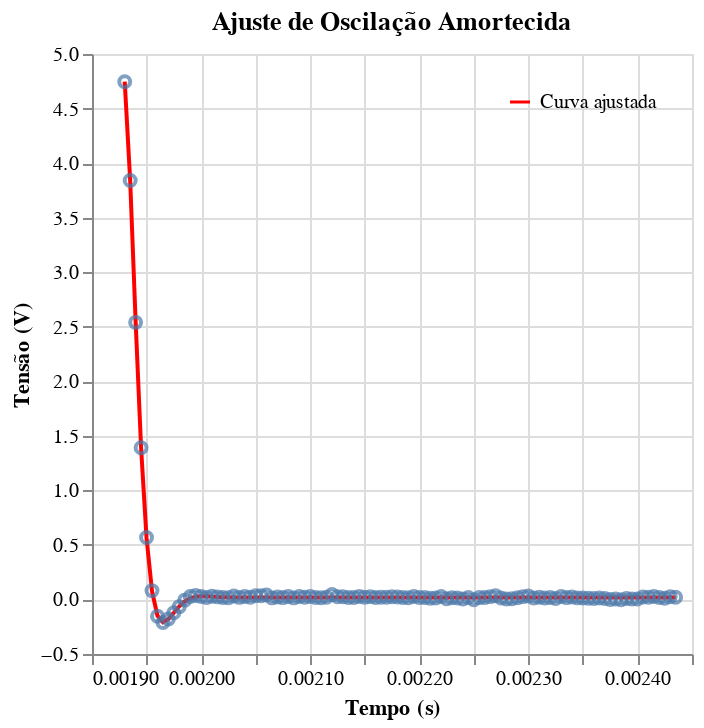

Write notebook code for a chart like this one.
### Markdown cell above
### Ajustando a oscilação selecionada

### Code cell
# Dados experimentais
tempo = p4c['Time(s)'].to_numpy()
tensao_ruidosa = p4c['CH2V'].to_numpy()

# Ajuste dos parâmetros usando curve_fit
p0 = [0, 2.5, 69280, 131270, 0.00193]  # Estimativas iniciais para os parâmetros
params, covariance = curve_fit(oscilacao_amortecida, tempo, tensao_ruidosa, p0=p0)

# Parâmetros ajustados
Voff, A, alpha, wp, t0 = params
param_incertezas = np.sqrt(np.diag(covariance))
print(f"Parâmetros ajustados:")
print(f"Voff = {Voff:.4f} V | Incerteza: {param_incertezas[0]}")
print(f"A = {A:.4f} V | Incerteza: {param_incertezas[1]}")
print(f"alpha = {alpha:.4f} s^-1 | Incerteza: {param_incertezas[2]}")
print(f"wp = {wp:.4f} rad/s | Incerteza: {param_incertezas[3]}")
print(f"t0 = {t0:.4f} s | Incerteza: {param_incertezas[4]}")

# Calcular a frequência natural (omega_0) a partir de wp e alpha
omega_0 = np.sqrt(wp**2 + alpha**2)
print(f"Frequência natural (omega_0) = {omega_0:.4f} rad/s")

# Gerar dados ajustados para comparação
tensao_ajustada = oscilacao_amortecida(tempo, *params)

# Criar dataframe para visualização
df = pd.DataFrame({
    'Tempo (s)': tempo,
    'Tensão Medida (V)': tensao_ruidosa,
    'Tensão Ajustada (V)': tensao_ajustada,
    'nome_da_curva_1': 'Dados experimentais',
    'nome_da_curva_2': 'Curva ajustada'
})

# Visualização com Altair
chart = alt.Chart(df).mark_point().encode(
    x='Tempo (s)',
    y=alt.Y('Tensão Medida (V)', title='Tensão (V)', axis=alt.Axis(grid=True)),
    tooltip=['Tempo (s)', 'Tensão Medida (V)']
).properties(title='Ajuste de Oscilação Amortecida').interactive()

ajuste_chart = alt.Chart(df).mark_line(color='red').encode(
    x='Tempo (s)',
    y='Tensão Ajustada (V)',
    color=alt.Color('nome_da_curva_2', legend=alt.Legend(title="", orient="top-right"), scale=alt.Scale(range=['red']))
)

ajuste_chart + chart

### Figure 1 — Vega-Lite specification as saved in the notebook (floating-point values rounded to 4 significant figures)
{"config": {"view": {"continuousWidth": 300, "continuousHeight": 300}}, "layer": [{"mark": {"type": "line", "color": "red"}, "encoding": {"color": {"field": "nome_da_curva_2", "legend": {"orient": "top-right", "title": ""}, "scale": {"range": ["red"]}, "type": "nominal"}, "x": {"field": "Tempo (s)", "type": "quantitative"}, "y": {"field": "Tensão Ajustada (V)", "type": "quantitative"}}}, {"mark": {"type": "point"}, "encoding": {"tooltip": [{"field": "Tempo (s)", "type": "quantitative"}, {"field": "Tensão Medida (V)", "type": "quantitative"}], "x": {"field": "Tempo (s)", "type": "quantitative"}, "y": {"axis": {"grid": true}, "field": "Tensão Medida (V)", "title": "Tensão (V)", "type": "quantitative"}}, "name": "view_17", "title": "Ajuste de Oscilação Amortecida"}], "data": {"name": "data-c5c041996112eb79d7b0500647f853b3"}, "params": [{"name": "param_32", "select": {"type": "interval", "encodings": ["x", "y"]}, "bind": "scales", "views": ["view_17"]}], "$schema": "https://vega.github.io/schema/vega-lite/v5.20.1.json", "datasets": {"data-c5c041996112eb79d7b0500647f853b3": [{"Tempo (s)": 0.00193, "Tensão Medida (V)": 4.746, "Tensão Ajustada (V)": 4.746, "nome_da_curva_1": "Dados experimentais", "nome_da_curva_2": "Curva ajustada"}, {"Tempo (s)": 0.001935, "Tensão Medida (V)": 3.841, "Tensão Ajustada (V)": 3.839, "nome_da_curva_1": "Dados experimentais", "nome_da_curva_2": "Curva ajustada"}, {"Tempo (s)": 0.00194, "Tensão Medida (V)": 2.54, "Tensão Ajustada (V)": 2.546, "nome_da_curva_1": "Dados experimentais", "nome_da_curva_2": "Curva ajustada"}, {"Tempo (s)": 0.001945, "Tensão Medida (V)": 1.391, "Tensão Ajustada (V)": 1.389, "nome_da_curva_1": "Dados experimentais", "nome_da_curva_2": "Curva ajustada"}, {"Tempo (s)": 0.00195, "Tensão Medida (V)": 0.568, "Tensão Ajustada (V)": 0.5634, "nome_da_curva_1": "Dados experimentais", "nome_da_curva_2": "Curva ajustada"}, {"Tempo (s)": 0.001955, "Tensão Medida (V)": 0.08107, "Tensão Ajustada (V)": 0.07617, "nome_da_curva_1": "Dados experimentais", "nome_da_curva_2": "Curva ajustada"}, {"Tempo (s)": 0.00196, "Tensão Medida (V)": -0.1541, "Tensão Ajustada (V)": -0.1493, "nome_da_curva_1": "Dados experimentais", "nome_da_curva_2": "Curva ajustada"}, {"Tempo (s)": 0.001965, "Tensão Medida (V)": -0.2115, "Tensão Ajustada (V)": -0.2079, "nome_da_curva_1": "Dados experimentais", "nome_da_curva_2": "Curva ajustada"}, {"Tempo (s)": 0.00197, "Tensão Medida (V)": -0.1784, "Tensão Ajustada (V)": -0.1801, "nome_da_curva_1": "Dados experimentais", "nome_da_curva_2": "Curva ajustada"}, {"Tempo (s)": 0.001975, "Tensão Medida (V)": -0.1221, "Tensão Ajustada (V)": -0.1212, "nome_da_curva_1": "Dados experimentais", "nome_da_curva_2": "Curva ajustada"}, {"Tempo (s)": 0.00198, "Tensão Medida (V)": -0.06587, "Tensão Ajustada (V)": -0.06272, "nome_da_curva_1": "Dados experimentais", "nome_da_curva_2": "Curva ajustada"}, {"Tempo (s)": 0.001985, "Tensão Medida (V)": -0.006133, "Tensão Ajustada (V)": -0.01811, "nome_da_curva_1": "Dados experimentais", "nome_da_curva_2": "Curva ajustada"}, {"Tempo (s)": 0.00199, "Tensão Medida (V)": 0.02693, "Tensão Ajustada (V)": 0.009955, "nome_da_curva_1": "Dados experimentais", "nome_da_curva_2": "Curva ajustada"}, {"Tempo (s)": 0.001995, "Tensão Medida (V)": 0.03573, "Tensão Ajustada (V)": 0.02423, "nome_da_curva_1": "Dados experimentais", "nome_da_curva_2": "Curva ajustada"}, {"Tempo (s)": 0.002, "Tensão Medida (V)": 0.02693, "Tensão Ajustada (V)": 0.02914, "nome_da_curva_1": "Dados experimentais", "nome_da_curva_2": "Curva ajustada"}, {"Tempo (s)": 0.002005, "Tensão Medida (V)": 0.01813, "Tensão Ajustada (V)": 0.02882, "nome_da_curva_1": "Dados experimentais", "nome_da_curva_2": "Curva ajustada"}, {"Tempo (s)": 0.00201, "Tensão Medida (V)": 0.02907, "Tensão Ajustada (V)": 0.02631, "nome_da_curva_1": "Dados experimentais", "nome_da_curva_2": "Curva ajustada"}, {"Tempo (s)": 0.002015, "Tensão Medida (V)": 0.02373, "Tensão Ajustada (V)": 0.02343, "nome_da_curva_1": "Dados experimentais", "nome_da_curva_2": "Curva ajustada"}, {"Tempo (s)": 0.00202, "Tensão Medida (V)": 0.01813, "Tensão Ajustada (V)": 0.02107, "nome_da_curva_1": "Dados experimentais", "nome_da_curva_2": "Curva ajustada"}, {"Tempo (s)": 0.002025, "Tensão Medida (V)": 0.016, "Tensão Ajustada (V)": 0.01948, "nome_da_curva_1": "Dados experimentais", "nome_da_curva_2": "Curva ajustada"}, {"Tempo (s)": 0.00203, "Tensão Medida (V)": 0.03147, "Tensão Ajustada (V)": 0.01861, "nome_da_curva_1": "Dados experimentais", "nome_da_curva_2": "Curva ajustada"}, {"Tempo (s)": 0.002035, "Tensão Medida (V)": 0.0192, "Tensão Ajustada (V)": 0.01826, "nome_da_curva_1": "Dados experimentais", "nome_da_curva_2": "Curva ajustada"}, {"Tempo (s)": 0.00204, "Tensão Medida (V)": 0.02693, "Tensão Ajustada (V)": 0.01821, "nome_da_curva_1": "Dados experimentais", "nome_da_curva_2": "Curva ajustada"}, {"Tempo (s)": 0.002045, "Tensão Medida (V)": 0.02027, "Tensão Ajustada (V)": 0.01831, "nome_da_curva_1": "Dados experimentais", "nome_da_curva_2": "Curva ajustada"}, {"Tempo (s)": 0.00205, "Tensão Medida (V)": 0.0336, "Tensão Ajustada (V)": 0.01845, "nome_da_curva_1": "Dados experimentais", "nome_da_curva_2": "Curva ajustada"}, {"Tempo (s)": 0.002055, "Tensão Medida (V)": 0.0336, "Tensão Ajustada (V)": 0.01857, "nome_da_curva_1": "Dados experimentais", "nome_da_curva_2": "Curva ajustada"}, {"Tempo (s)": 0.00206, "Tensão Medida (V)": 0.04027, "Tensão Ajustada (V)": 0.01865, "nome_da_curva_1": "Dados experimentais", "nome_da_curva_2": "Curva ajustada"}, {"Tempo (s)": 0.002065, "Tensão Medida (V)": 0.01467, "Tensão Ajustada (V)": 0.01871, "nome_da_curva_1": "Dados experimentais", "nome_da_curva_2": "Curva ajustada"}, {"Tempo (s)": 0.00207, "Tensão Medida (V)": 0.0224, "Tensão Ajustada (V)": 0.01873, "nome_da_curva_1": "Dados experimentais", "nome_da_curva_2": "Curva ajustada"}, {"Tempo (s)": 0.002075, "Tensão Medida (V)": 0.01707, "Tensão Ajustada (V)": 0.01874, "nome_da_curva_1": "Dados experimentais", "nome_da_curva_2": "Curva ajustada"}, {"Tempo (s)": 0.00208, "Tensão Medida (V)": 0.02693, "Tensão Ajustada (V)": 0.01873, "nome_da_curva_1": "Dados experimentais", "nome_da_curva_2": "Curva ajustada"}, {"Tempo (s)": 0.002085, "Tensão Medida (V)": 0.01467, "Tensão Ajustada (V)": 0.01873, "nome_da_curva_1": "Dados experimentais", "nome_da_curva_2": "Curva ajustada"}, {"Tempo (s)": 0.00209, "Tensão Medida (V)": 0.02693, "Tensão Ajustada (V)": 0.01872, "nome_da_curva_1": "Dados experimentais", "nome_da_curva_2": "Curva ajustada"}, {"Tempo (s)": 0.002095, "Tensão Medida (V)": 0.02027, "Tensão Ajustada (V)": 0.01872, "nome_da_curva_1": "Dados experimentais", "nome_da_curva_2": "Curva ajustada"}, {"Tempo (s)": 0.0021, "Tensão Medida (V)": 0.02693, "Tensão Ajustada (V)": 0.01871, "nome_da_curva_1": "Dados experimentais", "nome_da_curva_2": "Curva ajustada"}, {"Tempo (s)": 0.002105, "Tensão Medida (V)": 0.01813, "Tensão Ajustada (V)": 0.01871, "nome_da_curva_1": "Dados experimentais", "nome_da_curva_2": "Curva ajustada"}, {"Tempo (s)": 0.00211, "Tensão Medida (V)": 0.016, "Tensão Ajustada (V)": 0.01871, "nome_da_curva_1": "Dados experimentais", "nome_da_curva_2": "Curva ajustada"}, {"Tempo (s)": 0.002115, "Tensão Medida (V)": 0.02027, "Tensão Ajustada (V)": 0.01871, "nome_da_curva_1": "Dados experimentais", "nome_da_curva_2": "Curva ajustada"}, {"Tempo (s)": 0.00212, "Tensão Medida (V)": 0.04453, "Tensão Ajustada (V)": 0.01871, "nome_da_curva_1": "Dados experimentais", "nome_da_curva_2": "Curva ajustada"}, {"Tempo (s)": 0.002125, "Tensão Medida (V)": 0.0248, "Tensão Ajustada (V)": 0.01871, "nome_da_curva_1": "Dados experimentais", "nome_da_curva_2": "Curva ajustada"}, {"Tempo (s)": 0.00213, "Tensão Medida (V)": 0.0248, "Tensão Ajustada (V)": 0.01871, "nome_da_curva_1": "Dados experimentais", "nome_da_curva_2": "Curva ajustada"}, {"Tempo (s)": 0.002135, "Tensão Medida (V)": 0.01813, "Tensão Ajustada (V)": 0.01871, "nome_da_curva_1": "Dados experimentais", "nome_da_curva_2": "Curva ajustada"}, {"Tempo (s)": 0.00214, "Tensão Medida (V)": 0.01813, "Tensão Ajustada (V)": 0.01871, "nome_da_curva_1": "Dados experimentais", "nome_da_curva_2": "Curva ajustada"}, {"Tempo (s)": 0.002145, "Tensão Medida (V)": 0.02693, "Tensão Ajustada (V)": 0.01871, "nome_da_curva_1": "Dados experimentais", "nome_da_curva_2": "Curva ajustada"}, {"Tempo (s)": 0.00215, "Tensão Medida (V)": 0.02027, "Tensão Ajustada (V)": 0.01871, "nome_da_curva_1": "Dados experimentais", "nome_da_curva_2": "Curva ajustada"}, {"Tempo (s)": 0.002155, "Tensão Medida (V)": 0.02587, "Tensão Ajustada (V)": 0.01871, "nome_da_curva_1": "Dados experimentais", "nome_da_curva_2": "Curva ajustada"}, {"Tempo (s)": 0.00216, "Tensão Medida (V)": 0.01813, "Tensão Ajustada (V)": 0.01871, "nome_da_curva_1": "Dados experimentais", "nome_da_curva_2": "Curva ajustada"}, {"Tempo (s)": 0.002165, "Tensão Medida (V)": 0.02027, "Tensão Ajustada (V)": 0.01871, "nome_da_curva_1": "Dados experimentais", "nome_da_curva_2": "Curva ajustada"}, {"Tempo (s)": 0.00217, "Tensão Medida (V)": 0.02027, "Tensão Ajustada (V)": 0.01871, "nome_da_curva_1": "Dados experimentais", "nome_da_curva_2": "Curva ajustada"}, {"Tempo (s)": 0.002175, "Tensão Medida (V)": 0.0248, "Tensão Ajustada (V)": 0.01871, "nome_da_curva_1": "Dados experimentais", "nome_da_curva_2": "Curva ajustada"}, {"Tempo (s)": 0.00218, "Tensão Medida (V)": 0.0224, "Tensão Ajustada (V)": 0.01871, "nome_da_curva_1": "Dados experimentais", "nome_da_curva_2": "Curva ajustada"}, {"Tempo (s)": 0.002185, "Tensão Medida (V)": 0.01813, "Tensão Ajustada (V)": 0.01871, "nome_da_curva_1": "Dados experimentais", "nome_da_curva_2": "Curva ajustada"}, {"Tempo (s)": 0.00219, "Tensão Medida (V)": 0.016, "Tensão Ajustada (V)": 0.01871, "nome_da_curva_1": "Dados experimentais", "nome_da_curva_2": "Curva ajustada"}, {"Tempo (s)": 0.002195, "Tensão Medida (V)": 0.02693, "Tensão Ajustada (V)": 0.01871, "nome_da_curva_1": "Dados experimentais", "nome_da_curva_2": "Curva ajustada"}, {"Tempo (s)": 0.0022, "Tensão Medida (V)": 0.01813, "Tensão Ajustada (V)": 0.01871, "nome_da_curva_1": "Dados experimentais", "nome_da_curva_2": "Curva ajustada"}, {"Tempo (s)": 0.002205, "Tensão Medida (V)": 0.01813, "Tensão Ajustada (V)": 0.01871, "nome_da_curva_1": "Dados experimentais", "nome_da_curva_2": "Curva ajustada"}, {"Tempo (s)": 0.00221, "Tensão Medida (V)": 0.01147, "Tensão Ajustada (V)": 0.01871, "nome_da_curva_1": "Dados experimentais", "nome_da_curva_2": "Curva ajustada"}, {"Tempo (s)": 0.002215, "Tensão Medida (V)": 0.0136, "Tensão Ajustada (V)": 0.01871, "nome_da_curva_1": "Dados experimentais", "nome_da_curva_2": "Curva ajustada"}, {"Tempo (s)": 0.00222, "Tensão Medida (V)": 0.02693, "Tensão Ajustada (V)": 0.01871, "nome_da_curva_1": "Dados experimentais", "nome_da_curva_2": "Curva ajustada"}, {"Tempo (s)": 0.002225, "Tensão Medida (V)": 0.005867, "Tensão Ajustada (V)": 0.01871, "nome_da_curva_1": "Dados experimentais", "nome_da_curva_2": "Curva ajustada"}, {"Tempo (s)": 0.00223, "Tensão Medida (V)": 0.016, "Tensão Ajustada (V)": 0.01871, "nome_da_curva_1": "Dados experimentais", "nome_da_curva_2": "Curva ajustada"}, {"Tempo (s)": 0.002235, "Tensão Medida (V)": 0.0136, "Tensão Ajustada (V)": 0.01871, "nome_da_curva_1": "Dados experimentais", "nome_da_curva_2": "Curva ajustada"}, {"Tempo (s)": 0.00224, "Tensão Medida (V)": 0.0048, "Tensão Ajustada (V)": 0.01871, "nome_da_curva_1": "Dados experimentais", "nome_da_curva_2": "Curva ajustada"}, {"Tempo (s)": 0.002245, "Tensão Medida (V)": 0.01813, "Tensão Ajustada (V)": 0.01871, "nome_da_curva_1": "Dados experimentais", "nome_da_curva_2": "Curva ajustada"}, {"Tempo (s)": 0.00225, "Tensão Medida (V)": -0.001867, "Tensão Ajustada (V)": 0.01871, "nome_da_curva_1": "Dados experimentais", "nome_da_curva_2": "Curva ajustada"}, {"Tempo (s)": 0.002255, "Tensão Medida (V)": 0.01707, "Tensão Ajustada (V)": 0.01871, "nome_da_curva_1": "Dados experimentais", "nome_da_curva_2": "Curva ajustada"}, {"Tempo (s)": 0.00226, "Tensão Medida (V)": 0.01813, "Tensão Ajustada (V)": 0.01871, "nome_da_curva_1": "Dados experimentais", "nome_da_curva_2": "Curva ajustada"}, {"Tempo (s)": 0.002265, "Tensão Medida (V)": 0.02587, "Tensão Ajustada (V)": 0.01871, "nome_da_curva_1": "Dados experimentais", "nome_da_curva_2": "Curva ajustada"}, {"Tempo (s)": 0.00227, "Tensão Medida (V)": 0.0336, "Tensão Ajustada (V)": 0.01871, "nome_da_curva_1": "Dados experimentais", "nome_da_curva_2": "Curva ajustada"}, {"Tempo (s)": 0.002275, "Tensão Medida (V)": 0.0136, "Tensão Ajustada (V)": 0.01871, "nome_da_curva_1": "Dados experimentais", "nome_da_curva_2": "Curva ajustada"}, {"Tempo (s)": 0.00228, "Tensão Medida (V)": 0.0048, "Tensão Ajustada (V)": 0.01871, "nome_da_curva_1": "Dados experimentais", "nome_da_curva_2": "Curva ajustada"}, {"Tempo (s)": 0.002285, "Tensão Medida (V)": 0.006933, "Tensão Ajustada (V)": 0.01871, "nome_da_curva_1": "Dados experimentais", "nome_da_curva_2": "Curva ajustada"}, {"Tempo (s)": 0.00229, "Tensão Medida (V)": 0.016, "Tensão Ajustada (V)": 0.01871, "nome_da_curva_1": "Dados experimentais", "nome_da_curva_2": "Curva ajustada"}, {"Tempo (s)": 0.002295, "Tensão Medida (V)": 0.02587, "Tensão Ajustada (V)": 0.01871, "nome_da_curva_1": "Dados experimentais", "nome_da_curva_2": "Curva ajustada"}, {"Tempo (s)": 0.0023, "Tensão Medida (V)": 0.03147, "Tensão Ajustada (V)": 0.01871, "nome_da_curva_1": "Dados experimentais", "nome_da_curva_2": "Curva ajustada"}, {"Tempo (s)": 0.002305, "Tensão Medida (V)": 0.0136, "Tensão Ajustada (V)": 0.01871, "nome_da_curva_1": "Dados experimentais", "nome_da_curva_2": "Curva ajustada"}, {"Tempo (s)": 0.00231, "Tensão Medida (V)": 0.02027, "Tensão Ajustada (V)": 0.01871, "nome_da_curva_1": "Dados experimentais", "nome_da_curva_2": "Curva ajustada"}, {"Tempo (s)": 0.002315, "Tensão Medida (V)": 0.01253, "Tensão Ajustada (V)": 0.01871, "nome_da_curva_1": "Dados experimentais", "nome_da_curva_2": "Curva ajustada"}, {"Tempo (s)": 0.00232, "Tensão Medida (V)": 0.01813, "Tensão Ajustada (V)": 0.01871, "nome_da_curva_1": "Dados experimentais", "nome_da_curva_2": "Curva ajustada"}, {"Tempo (s)": 0.002325, "Tensão Medida (V)": 0.008267, "Tensão Ajustada (V)": 0.01871, "nome_da_curva_1": "Dados experimentais", "nome_da_curva_2": "Curva ajustada"}, {"Tempo (s)": 0.00233, "Tensão Medida (V)": 0.02693, "Tensão Ajustada (V)": 0.01871, "nome_da_curva_1": "Dados experimentais", "nome_da_curva_2": "Curva ajustada"}, {"Tempo (s)": 0.002335, "Tensão Medida (V)": 0.01707, "Tensão Ajustada (V)": 0.01871, "nome_da_curva_1": "Dados experimentais", "nome_da_curva_2": "Curva ajustada"}, {"Tempo (s)": 0.00234, "Tensão Medida (V)": 0.0224, "Tensão Ajustada (V)": 0.01871, "nome_da_curva_1": "Dados experimentais", "nome_da_curva_2": "Curva ajustada"}, {"Tempo (s)": 0.002345, "Tensão Medida (V)": 0.01467, "Tensão Ajustada (V)": 0.01871, "nome_da_curva_1": "Dados experimentais", "nome_da_curva_2": "Curva ajustada"}, {"Tempo (s)": 0.00235, "Tensão Medida (V)": 0.0136, "Tensão Ajustada (V)": 0.01871, "nome_da_curva_1": "Dados experimentais", "nome_da_curva_2": "Curva ajustada"}, {"Tempo (s)": 0.002355, "Tensão Medida (V)": 0.0104, "Tensão Ajustada (V)": 0.01871, "nome_da_curva_1": "Dados experimentais", "nome_da_curva_2": "Curva ajustada"}, {"Tempo (s)": 0.00236, "Tensão Medida (V)": 0.009333, "Tensão Ajustada (V)": 0.01871, "nome_da_curva_1": "Dados experimentais", "nome_da_curva_2": "Curva ajustada"}, {"Tempo (s)": 0.002365, "Tensão Medida (V)": 0.01253, "Tensão Ajustada (V)": 0.01871, "nome_da_curva_1": "Dados experimentais", "nome_da_curva_2": "Curva ajustada"}, {"Tempo (s)": 0.00237, "Tensão Medida (V)": 0.009333, "Tensão Ajustada (V)": 0.01871, "nome_da_curva_1": "Dados experimentais", "nome_da_curva_2": "Curva ajustada"}, {"Tempo (s)": 0.002375, "Tensão Medida (V)": -0.0008, "Tensão Ajustada (V)": 0.01871, "nome_da_curva_1": "Dados experimentais", "nome_da_curva_2": "Curva ajustada"}, {"Tempo (s)": 0.00238, "Tensão Medida (V)": 0.0048, "Tensão Ajustada (V)": 0.01871, "nome_da_curva_1": "Dados experimentais", "nome_da_curva_2": "Curva ajustada"}, {"Tempo (s)": 0.002385, "Tensão Medida (V)": -0.002933, "Tensão Ajustada (V)": 0.01871, "nome_da_curva_1": "Dados experimentais", "nome_da_curva_2": "Curva ajustada"}, {"Tempo (s)": 0.00239, "Tensão Medida (V)": 0.009333, "Tensão Ajustada (V)": 0.01871, "nome_da_curva_1": "Dados experimentais", "nome_da_curva_2": "Curva ajustada"}, {"Tempo (s)": 0.002395, "Tensão Medida (V)": 0.0048, "Tensão Ajustada (V)": 0.01871, "nome_da_curva_1": "Dados experimentais", "nome_da_curva_2": "Curva ajustada"}, {"Tempo (s)": 0.0024, "Tensão Medida (V)": 0.0048, "Tensão Ajustada (V)": 0.01871, "nome_da_curva_1": "Dados experimentais", "nome_da_curva_2": "Curva ajustada"}, {"Tempo (s)": 0.002405, "Tensão Medida (V)": 0.0224, "Tensão Ajustada (V)": 0.01871, "nome_da_curva_1": "Dados experimentais", "nome_da_curva_2": "Curva ajustada"}, {"Tempo (s)": 0.00241, "Tensão Medida (V)": 0.02027, "Tensão Ajustada (V)": 0.01871, "nome_da_curva_1": "Dados experimentais", "nome_da_curva_2": "Curva ajustada"}, {"Tempo (s)": 0.002415, "Tensão Medida (V)": 0.02693, "Tensão Ajustada (V)": 0.01871, "nome_da_curva_1": "Dados experimentais", "nome_da_curva_2": "Curva ajustada"}, {"Tempo (s)": 0.00242, "Tensão Medida (V)": 0.01813, "Tensão Ajustada (V)": 0.01871, "nome_da_curva_1": "Dados experimentais", "nome_da_curva_2": "Curva ajustada"}, {"Tempo (s)": 0.002425, "Tensão Medida (V)": 0.01147, "Tensão Ajustada (V)": 0.01871, "nome_da_curva_1": "Dados experimentais", "nome_da_curva_2": "Curva ajustada"}, {"Tempo (s)": 0.00243, "Tensão Medida (V)": 0.0248, "Tensão Ajustada (V)": 0.01871, "nome_da_curva_1": "Dados experimentais", "nome_da_curva_2": "Curva ajustada"}, {"Tempo (s)": 0.002435, "Tensão Medida (V)": 0.02027, "Tensão Ajustada (V)": 0.01871, "nome_da_curva_1": "Dados experimentais", "nome_da_curva_2": "Curva ajustada"}]}}
